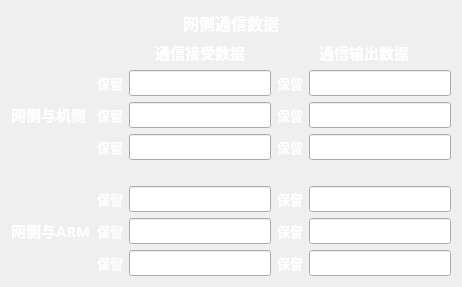
     <widget class="QFrame" name="frame">
      <layout class="QGridLayout" name="gridLayout_5">
       <item row="4" column="3">
        <widget class="QLabel" name="label_19">
         <property name="sizePolicy">
          <sizepolicy hsizetype="Fixed" vsizetype="Fixed">
           <horstretch>0</horstretch>
           <verstretch>0</verstretch>
          </sizepolicy>
         </property>
         <property name="font">
          <font>
           <family>Adobe 黑体 Std R</family>
           <pointsize>10</pointsize>
           <weight>75</weight>
           <bold>true</bold>
          </font>
         </property>
         <property name="styleSheet">
          <string notr="true">color: rgb(255, 255, 255);</string>
         </property>
         <property name="text">
          <string>保留</string>
         </property>
         <property name="alignment">
          <set>Qt::AlignRight|Qt::AlignTrailing|Qt::AlignVCenter</set>
         </property>
        </widget>
       </item>
       <item row="4" column="4">
        <widget class="QLineEdit" name="lineEdit_13">
         <property name="sizePolicy">
          <sizepolicy hsizetype="Fixed" vsizetype="Fixed">
           <horstretch>0</horstretch>
           <verstretch>0</verstretch>
          </sizepolicy>
         </property>
         <property name="font">
          <font>
           <family>Adobe 黑体 Std R</family>
           <pointsize>10</pointsize>
           <weight>75</weight>
           <bold>true</bold>
          </font>
         </property>
         <property name="styleSheet">
          <string notr="true">color: rgb(255, 255, 255);</string>
         </property>
        </widget>
       </item>
       <item row="2" column="3">
        <widget class="QLabel" name="label_20">
         <property name="sizePolicy">
          <sizepolicy hsizetype="Fixed" vsizetype="Fixed">
           <horstretch>0</horstretch>
           <verstretch>0</verstretch>
          </sizepolicy>
         </property>
         <property name="font">
          <font>
           <family>Adobe 黑体 Std R</family>
           <pointsize>10</pointsize>
           <weight>75</weight>
           <bold>true</bold>
          </font>
         </property>
         <property name="styleSheet">
          <string notr="true">color: rgb(255, 255, 255);</string>
         </property>
         <property name="text">
          <string>保留</string>
         </property>
         <property name="alignment">
          <set>Qt::AlignRight|Qt::AlignTrailing|Qt::AlignVCenter</set>
         </property>
        </widget>
       </item>
       <item row="4" column="2">
        <widget class="QLineEdit" name="lineEdit_14">
         <property name="sizePolicy">
          <sizepolicy hsizetype="Fixed" vsizetype="Fixed">
           <horstretch>0</horstretch>
           <verstretch>0</verstretch>
          </sizepolicy>
         </property>
         <property name="font">
          <font>
           <family>Adobe 黑体 Std R</family>
           <pointsize>10</pointsize>
           <weight>75</weight>
           <bold>true</bold>
          </font>
         </property>
         <property name="styleSheet">
          <string notr="true">color: rgb(255, 255, 255);</string>
         </property>
        </widget>
       </item>
       <item row="1" column="3" colspan="2">
        <widget class="QLabel" name="label_21">
         <property name="sizePolicy">
          <sizepolicy hsizetype="Preferred" vsizetype="Fixed">
           <horstretch>0</horstretch>
           <verstretch>0</verstretch>
          </sizepolicy>
         </property>
         <property name="font">
          <font>
           <family>Adobe 黑体 Std R</family>
           <pointsize>11</pointsize>
           <weight>75</weight>
           <bold>true</bold>
          </font>
         </property>
         <property name="styleSheet">
          <string notr="true">color: rgb(255, 255, 255);</string>
         </property>
         <property name="text">
          <string>通信输出数据</string>
         </property>
         <property name="alignment">
          <set>Qt::AlignCenter</set>
         </property>
        </widget>
       </item>
       <item row="3" column="1">
        <widget class="QLabel" name="label_22">
         <property name="sizePolicy">
          <sizepolicy hsizetype="Fixed" vsizetype="Fixed">
           <horstretch>0</horstretch>
           <verstretch>0</verstretch>
          </sizepolicy>
         </property>
         <property name="font">
          <font>
           <family>Adobe 黑体 Std R</family>
           <pointsize>10</pointsize>
           <weight>75</weight>
           <bold>true</bold>
          </font>
         </property>
         <property name="styleSheet">
          <string notr="true">color: rgb(255, 255, 255);</string>
         </property>
         <property name="text">
          <string>保留</string>
         </property>
         <property name="alignment">
          <set>Qt::AlignRight|Qt::AlignTrailing|Qt::AlignVCenter</set>
         </property>
        </widget>
       </item>
       <item row="7" column="0">
        <widget class="QLabel" name="label_23">
         <property name="sizePolicy">
          <sizepolicy hsizetype="Fixed" vsizetype="Fixed">
           <horstretch>0</horstretch>
           <verstretch>0</verstretch>
          </sizepolicy>
         </property>
         <property name="font">
          <font>
           <family>Adobe 黑体 Std R</family>
           <pointsize>11</pointsize>
           <weight>75</weight>
           <bold>true</bold>
          </font>
         </property>
         <property name="styleSheet">
          <string notr="true">color: rgb(255, 255, 255);</string>
         </property>
         <property name="text">
          <string>网侧与ARM</string>
         </property>
        </widget>
       </item>
       <item row="6" column="3">
        <widget class="QLabel" name="label_24">
         <property name="sizePolicy">
          <sizepolicy hsizetype="Fixed" vsizetype="Fixed">
           <horstretch>0</horstretch>
           <verstretch>0</verstretch>
          </sizepolicy>
         </property>
         <property name="font">
          <font>
           <family>Adobe 黑体 Std R</family>
           <pointsize>10</pointsize>
           <weight>75</weight>
           <bold>true</bold>
          </font>
         </property>
         <property name="styleSheet">
          <string notr="true">color: rgb(255, 255, 255);</string>
         </property>
         <property name="text">
          <string>保留</string>
         </property>
         <property name="alignment">
          <set>Qt::AlignRight|Qt::AlignTrailing|Qt::AlignVCenter</set>
         </property>
        </widget>
       </item>
       <item row="7" column="4">
        <widget class="QLineEdit" name="lineEdit_15">
         <property name="sizePolicy">
          <sizepolicy hsizetype="Fixed" vsizetype="Fixed">
           <horstretch>0</horstretch>
           <verstretch>0</verstretch>
          </sizepolicy>
         </property>
         <property name="font">
          <font>
           <family>Adobe 黑体 Std R</family>
           <pointsize>10</pointsize>
           <weight>75</weight>
           <bold>true</bold>
          </font>
         </property>
         <property name="styleSheet">
          <string notr="true">color: rgb(255, 255, 255);</string>
         </property>
        </widget>
       </item>
       <item row="8" column="3">
        <widget class="QLabel" name="label_25">
         <property name="sizePolicy">
          <sizepolicy hsizetype="Fixed" vsizetype="Fixed">
           <horstretch>0</horstretch>
           <verstretch>0</verstretch>
          </sizepolicy>
         </property>
         <property name="font">
          <font>
           <family>Adobe 黑体 Std R</family>
           <pointsize>10</pointsize>
           <weight>75</weight>
           <bold>true</bold>
          </font>
         </property>
         <property name="styleSheet">
          <string notr="true">color: rgb(255, 255, 255);</string>
         </property>
         <property name="text">
          <string>保留</string>
         </property>
         <property name="alignment">
          <set>Qt::AlignRight|Qt::AlignTrailing|Qt::AlignVCenter</set>
         </property>
        </widget>
       </item>
       <item row="0" column="0" colspan="5">
        <widget class="QLabel" name="label_26">
         <property name="sizePolicy">
          <sizepolicy hsizetype="Preferred" vsizetype="Fixed">
           <horstretch>0</horstretch>
           <verstretch>0</verstretch>
          </sizepolicy>
         </property>
         <property name="font">
          <font>
           <family>Adobe 黑体 Std R</family>
           <pointsize>12</pointsize>
           <weight>75</weight>
           <bold>true</bold>
          </font>
         </property>
         <property name="styleSheet">
          <string notr="true">color: rgb(255, 255, 255);</string>
         </property>
         <property name="text">
          <string>网侧通信数据</string>
         </property>
         <property name="alignment">
          <set>Qt::AlignCenter</set>
         </property>
        </widget>
       </item>
       <item row="2" column="4">
        <widget class="QLineEdit" name="lineEdit_16">
         <property name="sizePolicy">
          <sizepolicy hsizetype="Fixed" vsizetype="Fixed">
           <horstretch>0</horstretch>
           <verstretch>0</verstretch>
          </sizepolicy>
         </property>
         <property name="font">
          <font>
           <family>Adobe 黑体 Std R</family>
           <pointsize>10</pointsize>
           <weight>75</weight>
           <bold>true</bold>
          </font>
         </property>
         <property name="styleSheet">
          <string notr="true">color: rgb(255, 255, 255);</string>
         </property>
        </widget>
       </item>
       <item row="6" column="2">
        <widget class="QLineEdit" name="lineEdit_17">
         <property name="sizePolicy">
          <sizepolicy hsizetype="Fixed" vsizetype="Fixed">
           <horstretch>0</horstretch>
           <verstretch>0</verstretch>
          </sizepolicy>
         </property>
         <property name="font">
          <font>
           <family>Adobe 黑体 Std R</family>
           <pointsize>10</pointsize>
           <weight>75</weight>
           <bold>true</bold>
          </font>
         </property>
         <property name="styleSheet">
          <string notr="true">color: rgb(255, 255, 255);</string>
         </property>
        </widget>
       </item>
       <item row="3" column="0">
        <widget class="QLabel" name="label_27">
         <property name="sizePolicy">
          <sizepolicy hsizetype="Fixed" vsizetype="Fixed">
           <horstretch>0</horstretch>
           <verstretch>0</verstretch>
          </sizepolicy>
         </property>
         <property name="font">
          <font>
           <family>Adobe 黑体 Std R</family>
           <pointsize>11</pointsize>
           <weight>75</weight>
           <bold>true</bold>
          </font>
         </property>
         <property name="styleSheet">
          <string notr="true">color: rgb(255, 255, 255);</string>
         </property>
         <property name="text">
          <string>网侧与机侧</string>
         </property>
        </widget>
       </item>
       <item row="7" column="2">
        <widget class="QLineEdit" name="lineEdit_18">
         <property name="sizePolicy">
          <sizepolicy hsizetype="Fixed" vsizetype="Fixed">
           <horstretch>0</horstretch>
           <verstretch>0</verstretch>
          </sizepolicy>
         </property>
         <property name="font">
          <font>
           <family>Adobe 黑体 Std R</family>
           <pointsize>10</pointsize>
           <weight>75</weight>
           <bold>true</bold>
          </font>
         </property>
         <property name="styleSheet">
          <string notr="true">color: rgb(255, 255, 255);</string>
         </property>
        </widget>
       </item>
       <item row="4" column="1">
        <widget class="QLabel" name="label_28">
         <property name="sizePolicy">
          <sizepolicy hsizetype="Fixed" vsizetype="Fixed">
           <horstretch>0</horstretch>
           <verstretch>0</verstretch>
          </sizepolicy>
         </property>
         <property name="font">
          <font>
           <family>Adobe 黑体 Std R</family>
           <pointsize>10</pointsize>
           <weight>75</weight>
           <bold>true</bold>
          </font>
         </property>
         <property name="styleSheet">
          <string notr="true">color: rgb(255, 255, 255);</string>
         </property>
         <property name="text">
          <string>保留</string>
         </property>
         <property name="alignment">
          <set>Qt::AlignRight|Qt::AlignTrailing|Qt::AlignVCenter</set>
         </property>
        </widget>
       </item>
       <item row="8" column="1">
        <widget class="QLabel" name="label_29">
         <property name="sizePolicy">
          <sizepolicy hsizetype="Fixed" vsizetype="Fixed">
           <horstretch>0</horstretch>
           <verstretch>0</verstretch>
          </sizepolicy>
         </property>
         <property name="font">
          <font>
           <family>Adobe 黑体 Std R</family>
           <pointsize>10</pointsize>
           <weight>75</weight>
           <bold>true</bold>
          </font>
         </property>
         <property name="styleSheet">
          <string notr="true">color: rgb(255, 255, 255);</string>
         </property>
         <property name="text">
          <string>保留</string>
         </property>
         <property name="alignment">
          <set>Qt::AlignRight|Qt::AlignTrailing|Qt::AlignVCenter</set>
         </property>
        </widget>
       </item>
       <item row="6" column="4">
        <widget class="QLineEdit" name="lineEdit_19">
         <property name="sizePolicy">
          <sizepolicy hsizetype="Fixed" vsizetype="Fixed">
           <horstretch>0</horstretch>
           <verstretch>0</verstretch>
          </sizepolicy>
         </property>
         <property name="font">
          <font>
           <family>Adobe 黑体 Std R</family>
           <pointsize>10</pointsize>
           <weight>75</weight>
           <bold>true</bold>
          </font>
         </property>
         <property name="styleSheet">
          <string notr="true">color: rgb(255, 255, 255);</string>
         </property>
        </widget>
       </item>
       <item row="3" column="3">
        <widget class="QLabel" name="label_30">
         <property name="sizePolicy">
          <sizepolicy hsizetype="Fixed" vsizetype="Fixed">
           <horstretch>0</horstretch>
           <verstretch>0</verstretch>
          </sizepolicy>
         </property>
         <property name="font">
          <font>
           <family>Adobe 黑体 Std R</family>
           <pointsize>10</pointsize>
           <weight>75</weight>
           <bold>true</bold>
          </font>
         </property>
         <property name="styleSheet">
          <string notr="true">color: rgb(255, 255, 255);</string>
         </property>
         <property name="text">
          <string>保留</string>
         </property>
         <property name="alignment">
          <set>Qt::AlignRight|Qt::AlignTrailing|Qt::AlignVCenter</set>
         </property>
        </widget>
       </item>
       <item row="8" column="4">
        <widget class="QLineEdit" name="lineEdit_20">
         <property name="sizePolicy">
          <sizepolicy hsizetype="Fixed" vsizetype="Fixed">
           <horstretch>0</horstretch>
           <verstretch>0</verstretch>
          </sizepolicy>
         </property>
         <property name="font">
          <font>
           <family>Adobe 黑体 Std R</family>
           <pointsize>10</pointsize>
           <weight>75</weight>
           <bold>true</bold>
          </font>
         </property>
         <property name="styleSheet">
          <string notr="true">color: rgb(255, 255, 255);</string>
         </property>
        </widget>
       </item>
       <item row="1" column="2">
        <widget class="QLabel" name="label_31">
         <property name="sizePolicy">
          <sizepolicy hsizetype="Preferred" vsizetype="Fixed">
           <horstretch>0</horstretch>
           <verstretch>0</verstretch>
          </sizepolicy>
         </property>
         <property name="font">
          <font>
           <family>Adobe 黑体 Std R</family>
           <pointsize>11</pointsize>
           <weight>75</weight>
           <bold>true</bold>
          </font>
         </property>
         <property name="styleSheet">
          <string notr="true">color: rgb(255, 255, 255);</string>
         </property>
         <property name="text">
          <string>通信接受数据</string>
         </property>
         <property name="alignment">
          <set>Qt::AlignCenter</set>
         </property>
        </widget>
       </item>
       <item row="3" column="4">
        <widget class="QLineEdit" name="lineEdit_21">
         <property name="sizePolicy">
          <sizepolicy hsizetype="Fixed" vsizetype="Fixed">
           <horstretch>0</horstretch>
           <verstretch>0</verstretch>
          </sizepolicy>
         </property>
         <property name="font">
          <font>
           <family>Adobe 黑体 Std R</family>
           <pointsize>10</pointsize>
           <weight>75</weight>
           <bold>true</bold>
          </font>
         </property>
         <property name="styleSheet">
          <string notr="true">color: rgb(255, 255, 255);</string>
         </property>
        </widget>
       </item>
       <item row="3" column="2">
        <widget class="QLineEdit" name="lineEdit_22">
         <property name="sizePolicy">
          <sizepolicy hsizetype="Fixed" vsizetype="Fixed">
           <horstretch>0</horstretch>
           <verstretch>0</verstretch>
          </sizepolicy>
         </property>
         <property name="font">
          <font>
           <family>Adobe 黑体 Std R</family>
           <pointsize>10</pointsize>
           <weight>75</weight>
           <bold>true</bold>
          </font>
         </property>
         <property name="styleSheet">
          <string notr="true">color: rgb(255, 255, 255);</string>
         </property>
        </widget>
       </item>
       <item row="6" column="1">
        <widget class="QLabel" name="label_32">
         <property name="sizePolicy">
          <sizepolicy hsizetype="Fixed" vsizetype="Fixed">
           <horstretch>0</horstretch>
           <verstretch>0</verstretch>
          </sizepolicy>
         </property>
         <property name="font">
          <font>
           <family>Adobe 黑体 Std R</family>
           <pointsize>10</pointsize>
           <weight>75</weight>
           <bold>true</bold>
          </font>
         </property>
         <property name="styleSheet">
          <string notr="true">color: rgb(255, 255, 255);</string>
         </property>
         <property name="text">
          <string>保留</string>
         </property>
         <property name="alignment">
          <set>Qt::AlignRight|Qt::AlignTrailing|Qt::AlignVCenter</set>
         </property>
        </widget>
       </item>
       <item row="8" column="2">
        <widget class="QLineEdit" name="lineEdit_23">
         <property name="sizePolicy">
          <sizepolicy hsizetype="Fixed" vsizetype="Fixed">
           <horstretch>0</horstretch>
           <verstretch>0</verstretch>
          </sizepolicy>
         </property>
         <property name="font">
          <font>
           <family>Adobe 黑体 Std R</family>
           <pointsize>10</pointsize>
           <weight>75</weight>
           <bold>true</bold>
          </font>
         </property>
         <property name="styleSheet">
          <string notr="true">color: rgb(255, 255, 255);</string>
         </property>
        </widget>
       </item>
       <item row="7" column="3">
        <widget class="QLabel" name="label_33">
         <property name="sizePolicy">
          <sizepolicy hsizetype="Fixed" vsizetype="Fixed">
           <horstretch>0</horstretch>
           <verstretch>0</verstretch>
          </sizepolicy>
         </property>
         <property name="font">
          <font>
           <family>Adobe 黑体 Std R</family>
           <pointsize>10</pointsize>
           <weight>75</weight>
           <bold>true</bold>
          </font>
         </property>
         <property name="styleSheet">
          <string notr="true">color: rgb(255, 255, 255);</string>
         </property>
         <property name="text">
          <string>保留</string>
         </property>
         <property name="alignment">
          <set>Qt::AlignRight|Qt::AlignTrailing|Qt::AlignVCenter</set>
         </property>
        </widget>
       </item>
       <item row="2" column="1">
        <widget class="QLabel" name="label_34">
         <property name="sizePolicy">
          <sizepolicy hsizetype="Fixed" vsizetype="Fixed">
           <horstretch>0</horstretch>
           <verstretch>0</verstretch>
          </sizepolicy>
         </property>
         <property name="font">
          <font>
           <family>Adobe 黑体 Std R</family>
           <pointsize>10</pointsize>
           <weight>75</weight>
           <bold>true</bold>
          </font>
         </property>
         <property name="styleSheet">
          <string notr="true">color: rgb(255, 255, 255);</string>
         </property>
         <property name="text">
          <string>保留</string>
         </property>
         <property name="alignment">
          <set>Qt::AlignRight|Qt::AlignTrailing|Qt::AlignVCenter</set>
         </property>
        </widget>
       </item>
       <item row="7" column="1">
        <widget class="QLabel" name="label_35">
         <property name="sizePolicy">
          <sizepolicy hsizetype="Fixed" vsizetype="Fixed">
           <horstretch>0</horstretch>
           <verstretch>0</verstretch>
          </sizepolicy>
         </property>
         <property name="font">
          <font>
           <family>Adobe 黑体 Std R</family>
           <pointsize>10</pointsize>
           <weight>75</weight>
           <bold>true</bold>
          </font>
         </property>
         <property name="styleSheet">
          <string notr="true">color: rgb(255, 255, 255);</string>
         </property>
         <property name="text">
          <string>保留</string>
         </property>
         <property name="alignment">
          <set>Qt::AlignRight|Qt::AlignTrailing|Qt::AlignVCenter</set>
         </property>
        </widget>
       </item>
       <item row="2" column="2">
        <widget class="QLineEdit" name="lineEdit_24">
         <property name="sizePolicy">
          <sizepolicy hsizetype="Fixed" vsizetype="Fixed">
           <horstretch>0</horstretch>
           <verstretch>0</verstretch>
          </sizepolicy>
         </property>
         <property name="font">
          <font>
           <family>Adobe 黑体 Std R</family>
           <pointsize>10</pointsize>
           <weight>75</weight>
           <bold>true</bold>
          </font>
         </property>
         <property name="styleSheet">
          <string notr="true">color: rgb(255, 255, 255);</string>
         </property>
        </widget>
       </item>
       <item row="5" column="1">
        <widget class="QLabel" name="label_36">
         <property name="sizePolicy">
          <sizepolicy hsizetype="Preferred" vsizetype="Fixed">
           <horstretch>0</horstretch>
           <verstretch>0</verstretch>
          </sizepolicy>
         </property>
         <property name="text">
          <string/>
         </property>
        </widget>
       </item>
      </layout>
     </widget>
